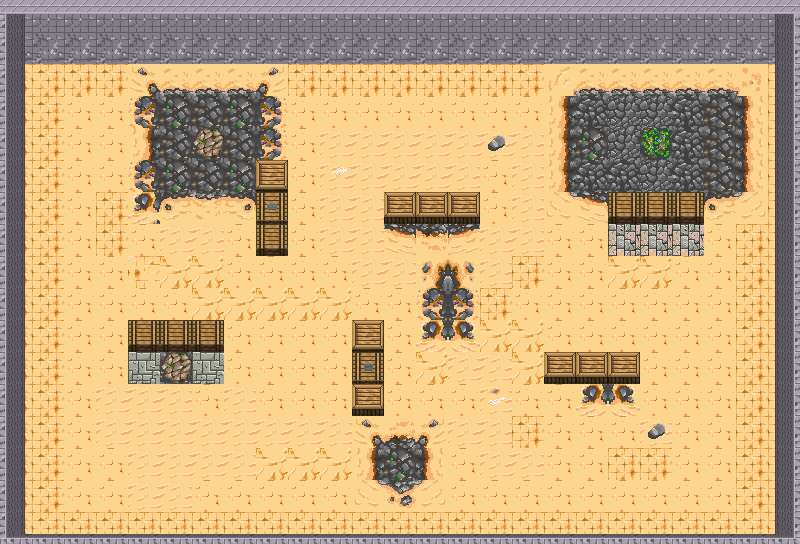

Below is a game level as drawn by its tile map, then a one-line description and the .tmx file that defines it, in full:
An orthogonal 25x17 tile map with 32x32 px tiles, 2 tile layers (floor, walls) and 14 objects (upperBounds, leftBounds, rightBounds, playerPosition).

<map version="1.0" orientation="orthogonal" renderorder="right-down" width="25" height="17" tilewidth="32" tileheight="32" nextobjectid="35">
 <properties>
  <property name="enemyStep" value="4" />
  <property name="maxCoins" value="20" />
  <property name="maxEnemy" value="30" />
  <property name="spawnerChange" value="4" />
  <property name="startEnemy" value="6" />
 </properties>
 <tileset firstgid="1" name="tiles2" tilewidth="32" tileheight="32" tilecount="96" columns="8">
  <image source="../sprites/tiles2.png" width="256" height="384" />
  <terraintypes>
   <terrain name="" tile="-1" />
  </terraintypes>
  <tile id="5">
   <properties>
    <property name="solid" value="1" />
   </properties>
  </tile>
 </tileset>
 <layer name="floor" width="25" height="17">
  <properties>
   <property name="solid" value="0" />
  </properties>
  <data encoding="csv">
0,0,0,0,0,0,0,0,0,0,0,0,0,0,0,0,0,0,0,0,0,0,0,0,0,
0,0,0,0,0,0,0,0,0,0,0,0,0,82,82,82,82,82,0,0,0,0,0,0,0,
0,2,2,2,46,21,21,21,45,2,2,2,2,2,2,2,2,61,21,21,21,21,21,27,0,
0,2,16,16,25,20,18,20,26,16,16,16,16,16,16,16,16,51,19,17,17,19,18,52,0,
0,2,16,16,51,18,56,18,26,16,28,28,28,28,28,55,28,51,20,17,67,19,18,52,0,
0,2,16,16,25,20,18,20,76,16,65,28,28,28,28,16,28,51,19,19,17,19,18,52,0,
0,2,16,2,39,57,48,58,73,16,28,28,77,77,77,16,28,80,54,75,75,75,57,49,0,
0,2,16,2,16,28,28,16,75,16,28,28,54,36,53,28,28,16,16,68,68,68,16,2,0,
0,2,16,16,15,14,14,16,16,16,16,28,28,23,24,28,2,16,16,14,14,16,16,2,0,
0,2,16,16,16,16,14,14,14,14,14,16,16,25,26,2,16,16,16,16,16,16,16,2,0,
0,2,16,16,75,75,75,16,16,16,16,76,16,78,79,14,14,16,16,16,16,16,16,2,0,
0,2,16,16,71,56,71,16,16,16,16,74,16,14,28,28,14,77,77,77,16,16,16,2,0,
0,2,16,28,28,28,16,28,16,16,16,77,16,16,16,66,16,16,78,79,16,16,16,2,0,
0,2,16,28,28,28,28,28,28,28,28,46,35,45,28,28,2,16,16,16,55,16,16,2,0,
0,2,16,16,28,28,28,28,14,14,14,51,20,52,16,28,28,16,16,2,2,16,16,2,0,
0,2,16,16,28,28,16,16,16,16,16,80,31,49,16,16,16,16,16,16,16,16,16,2,0,
0,0,0,0,0,0,0,0,0,0,0,0,0,0,0,0,0,0,0,0,0,0,0,0,0
</data>
 </layer>
 <layer name="walls" width="25" height="17">
  <data encoding="csv">
12,3,3,3,3,3,3,3,3,3,3,3,3,3,3,3,3,3,3,3,3,3,3,3,13,
10,4,4,4,4,4,4,4,4,4,4,4,4,4,4,4,4,4,4,4,4,4,4,4,11,
5,0,0,0,0,0,0,0,0,0,0,0,0,0,0,0,0,0,0,0,0,0,0,0,6,
5,0,0,0,0,0,0,0,0,0,0,0,0,0,0,0,0,0,0,0,0,0,0,0,6,
5,0,0,0,0,0,0,0,0,0,0,0,0,0,0,0,0,0,0,0,0,0,0,0,6,
5,0,0,0,0,0,0,0,0,0,0,0,0,0,0,0,0,0,0,0,0,0,0,0,6,
5,0,0,0,0,0,0,0,0,0,0,0,0,0,0,0,0,0,0,0,0,0,0,0,6,
5,0,0,0,0,0,0,0,0,0,0,0,0,0,0,0,0,0,0,0,0,0,0,0,6,
5,0,0,0,0,0,0,0,0,0,0,0,0,0,0,0,0,0,0,0,0,0,0,0,6,
5,0,0,0,0,0,0,0,0,0,0,0,0,0,0,0,0,0,0,0,0,0,0,0,6,
5,0,0,0,0,0,0,0,0,0,0,0,0,0,0,0,0,0,0,0,0,0,0,0,6,
5,0,0,0,0,0,0,0,0,0,0,0,0,0,0,0,0,0,0,0,0,0,0,0,6,
5,0,0,0,0,0,0,0,0,0,0,0,0,0,0,0,0,0,0,0,0,0,0,0,6,
5,0,0,0,0,0,0,0,0,0,0,0,0,0,0,0,0,0,0,0,0,0,0,0,6,
5,0,0,0,0,0,0,0,0,0,0,0,0,0,0,0,0,0,0,0,0,0,0,0,6,
5,0,0,0,0,0,0,0,0,0,0,0,0,0,0,0,0,0,0,0,0,0,0,0,6,
8,7,7,7,7,7,7,7,7,7,7,7,7,7,7,7,7,7,7,7,7,7,7,7,9
</data>
 </layer>
 <objectgroup name="wallObjects">
  <object id="3" name="upperBounds" x="-128" y="-96" width="1056" height="144" />
  <object id="4" name="leftBounds" x="-128" y="-96" width="152" height="800" />
  <object id="5" name="rightBounds" x="775" y="-96" width="137" height="800" />
  <object id="13" x="-128" y="535" width="1056" height="169" />
  <object id="22" x="256" y="160" width="32" height="96" />
  <object id="24" x="128" y="320" width="96" height="32" />
  <object id="27" x="352" y="320" width="32" height="96" />
  <object id="28" x="384" y="192" width="96" height="32" />
  <object id="30" x="608" y="192" width="96" height="32" />
  <object id="31" x="544" y="352" width="96" height="32" />
 </objectgroup>
 <objectgroup name="player">
  <object id="12" name="playerPosition" x="96" y="480" width="32" height="32" />
 </objectgroup>
 <objectgroup name="spawner">
  <object id="32" x="640" y="128" width="32" height="32" />
  <object id="33" x="384" y="448" width="32" height="32" />
  <object id="34" x="192" y="128" width="32" height="32" />
 </objectgroup>
</map>